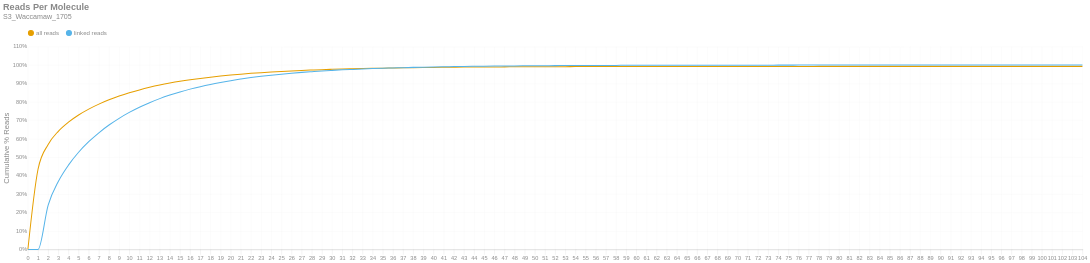

This figure's notebook cell:
### Markdown cell above
### Reads per Molecule
This chart shows the cumulative distribution of the number of reads per linked molecule. That is, how many alignments are associated with a unique molecule. This excludes the number of reads associated with invalid or absent linked-read barcodes. The `linked` histogram is the percentages recalculated when disregarding singletons.

### Code cell
if SKIPLR:
    print_html(f"Skipped")
else:
    counts = np.bincount(valids['reads'].cast(pl.Int64).to_numpy())
    weighted = counts * np.arange(len(counts))
    all_perc = weighted / n_reads
    linked_perc = weighted / n_linked_reads
    linked_perc[1] = 0
    binned_df = pl.DataFrame({
        'readsper': list(range(len(counts))),
        'all reads (cumsum)': np.cumsum(all_perc).tolist(),
        'linked reads (cumsum)': np.cumsum(linked_perc).tolist(),
    })

    with SafeRender(binned_df):
        (
            density_plot(binned_df, 'Reads Per Molecule', samplename, 'readspmol')
            .encode(
                x=alt.X('readsper:O', title=None).axis(labelAngle=0).scale(padding=0),
                y=alt.Y('value:Q', title='Cumulative % Reads').axis(format='%').stack(False),
                color=alt.Color("key:N").scale(domain=["all reads", "linked reads"]),
                tooltip=[
                    alt.Tooltip("key:N", title="Data Type"),
                    alt.Tooltip("readsper:O", title="Reads Per Molecule"),
                    alt.Tooltip("value:Q", format=".2%", title="% Reads (Cum.)")
                ]            
            )
        ).display()

### Figure 1 — Vega-Lite specification as saved in the notebook (floating-point values rounded to 4 significant figures)
{"width": "container", "height": 400, "config": {"title": {"anchor": "start", "dy": -15, "fontSize": 18, "color": "#888888", "subtitleColor": "#888888", "subtitleFontSize": 14}, "arc": {"fill": "#0072B2"}, "axis": {"domainColor": "#888888", "domainWidth": 0.5, "gridWidth": 0.2, "grid": false, "titleFontWeight": 400, "titleFontSize": 15, "labelFontSize": 11, "labelColor": "#888888", "tickColor": "#888888", "tickWidth": 0.2, "titleColor": "#888888"}, "axisBand": {"grid": false}, "axisX": {"grid": true, "tickSize": 10, "domainCap": "round"}, "axisY": {"domain": false, "grid": true, "tickSize": 0, "domainCap": "round"}, "background": "transparent", "header": {"labelFontSize": 15, "labelColor": "#888888", "titleFontSize": 15, "titleFontWeight": 600, "titleColor": "#888888"}, "legend": {"labelFont": "sans-serif", "labelFontSize": 12, "labelColor": "#888888", "symbolSize": 100, "symbolType": "circle", "titleFontSize": 12, "titlePadding": 10, "titleColor": "#888888", "title": null, "orient": "top"}, "range": {"category": ["#E69F00", "#56B4E9", "#009E73", "#F0E442", "#0072B2", "#D55E00", "#CC79A7", "#000000"], "diverging": ["#cfe8f3", "#a2d4ec", "#73bfe2", "#46abdb", "#1696d2", "#12719e"]}, "area": {"fill": "#0072B2", "fillOpacity": 0.7, "line": true, "strokeOpacity": 0.7}, "line": {"color": "#0072B2", "stroke": "#0072B2", "strokeWidth": 2}, "trail": {"color": "#0072B2", "stroke": "#0072B2", "strokeWidth": 0, "size": 1}, "point": {"filled": true, "fillOpacity": 1.0, "size": 95}, "text": {"color": "#888888", "fontSize": 11, "align": "right", "fontWeight": 400, "size": 11}, "bar": {"fill": "#0072B2", "stroke": null}, "view": {"stroke": null, "continuousWidth": 660, "continuousHeight": 400}}, "data": {"name": "data-a325bba7ff62d53fb3af327847f6b5fc"}, "mark": {"type": "line", "interpolate": "monotone", "point": {"opacity": 0, "size": 275}}, "encoding": {"color": {"field": "key", "scale": {"domain": ["all reads", "linked reads"]}, "type": "nominal"}, "tooltip": [{"field": "key", "title": "Data Type", "type": "nominal"}, {"field": "readsper", "title": "Reads Per Molecule", "type": "ordinal"}, {"field": "value", "format": ".2%", "title": "% Reads (Cum.)", "type": "quantitative"}], "x": {"axis": {"labelAngle": 0}, "field": "readsper", "scale": {"padding": 0}, "title": null, "type": "ordinal"}, "y": {"axis": {"format": "%"}, "field": "value", "stack": false, "title": "Cumulative % Reads", "type": "quantitative"}}, "params": [{"name": "param_c36ac31b6afebe62", "select": {"type": "point", "fields": ["key"]}, "bind": "legend"}], "title": {"text": "Reads Per Molecule", "subtitle": "S3_Waccamaw_1705"}, "transform": [{"fold": ["all reads (cumsum)", "linked reads (cumsum)"]}, {"calculate": "replace(datum.key, ' (cumsum)', '')", "as": "key"}, {"filter": {"param": "param_c36ac31b6afebe62"}}], "usermeta": {"embedOptions": {"downloadFileName": "S3_Waccamaw_1705.readspmol"}}, "$schema": "https://vega.github.io/schema/vega-lite/v6.1.0.json", "datasets": {"data-a325bba7ff62d53fb3af327847f6b5fc": [{"readsper": 0, "all reads (cumsum)": 0.0, "linked reads (cumsum)": 0.0}, {"readsper": 1, "all reads (cumsum)": 0.4351, "linked reads (cumsum)": 0.0}, {"readsper": 2, "all reads (cumsum)": 0.5695, "linked reads (cumsum)": 0.2409}, {"readsper": 3, "all reads (cumsum)": 0.6408, "linked reads (cumsum)": 0.3687}, {"readsper": 4, "all reads (cumsum)": 0.6903, "linked reads (cumsum)": 0.4574}, {"readsper": 5, "all reads (cumsum)": 0.7292, "linked reads (cumsum)": 0.5272}, {"readsper": 6, "all reads (cumsum)": 0.7611, "linked reads (cumsum)": 0.5844}, {"readsper": 7, "all reads (cumsum)": 0.7882, "linked reads (cumsum)": 0.6329}, {"readsper": 8, "all reads (cumsum)": 0.8116, "linked reads (cumsum)": 0.6749}, {"readsper": 9, "all reads (cumsum)": 0.8319, "linked reads (cumsum)": 0.7113}, {"readsper": 10, "all reads (cumsum)": 0.8497, "linked reads (cumsum)": 0.7432}, {"readsper": 11, "all reads (cumsum)": 0.8653, "linked reads (cumsum)": 0.7711}, {"readsper": 12, "all reads (cumsum)": 0.8792, "linked reads (cumsum)": 0.796}, {"readsper": 13, "all reads (cumsum)": 0.8914, "linked reads (cumsum)": 0.818}, {"readsper": 14, "all reads (cumsum)": 0.9022, "linked reads (cumsum)": 0.8373}, {"readsper": 15, "all reads (cumsum)": 0.9118, "linked reads (cumsum)": 0.8545}, {"readsper": 16, "all reads (cumsum)": 0.9203, "linked reads (cumsum)": 0.8696}, {"readsper": 17, "all reads (cumsum)": 0.9277, "linked reads (cumsum)": 0.8829}, {"readsper": 18, "all reads (cumsum)": 0.9344, "linked reads (cumsum)": 0.8949}, {"readsper": 19, "all reads (cumsum)": 0.9404, "linked reads (cumsum)": 0.9057}, {"readsper": 20, "all reads (cumsum)": 0.9459, "linked reads (cumsum)": 0.9156}, {"readsper": 21, "all reads (cumsum)": 0.9507, "linked reads (cumsum)": 0.9242}, {"readsper": 22, "all reads (cumsum)": 0.9552, "linked reads (cumsum)": 0.9322}, {"readsper": 23, "all reads (cumsum)": 0.959, "linked reads (cumsum)": 0.9391}, {"readsper": 24, "all reads (cumsum)": 0.9624, "linked reads (cumsum)": 0.9452}, {"readsper": 25, "all reads (cumsum)": 0.9656, "linked reads (cumsum)": 0.9508}, {"readsper": 26, "all reads (cumsum)": 0.9685, "linked reads (cumsum)": 0.956}, {"readsper": 27, "all reads (cumsum)": 0.9709, "linked reads (cumsum)": 0.9604}, {"readsper": 28, "all reads (cumsum)": 0.9732, "linked reads (cumsum)": 0.9644}, {"readsper": 29, "all reads (cumsum)": 0.9753, "linked reads (cumsum)": 0.9682}, {"readsper": 30, "all reads (cumsum)": 0.977, "linked reads (cumsum)": 0.9713}, {"readsper": 31, "all reads (cumsum)": 0.9785, "linked reads (cumsum)": 0.9741}, {"readsper": 32, "all reads (cumsum)": 0.9799, "linked reads (cumsum)": 0.9765}, {"readsper": 33, "all reads (cumsum)": 0.9812, "linked reads (cumsum)": 0.9788}, {"readsper": 34, "all reads (cumsum)": 0.9823, "linked reads (cumsum)": 0.9809}, {"readsper": 35, "all reads (cumsum)": 0.9834, "linked reads (cumsum)": 0.9828}, {"readsper": 36, "all reads (cumsum)": 0.9843, "linked reads (cumsum)": 0.9844}, {"readsper": 37, "all reads (cumsum)": 0.9853, "linked reads (cumsum)": 0.9861}, {"readsper": 38, "all reads (cumsum)": 0.9861, "linked reads (cumsum)": 0.9876}, {"readsper": 39, "all reads (cumsum)": 0.9868, "linked reads (cumsum)": 0.9888}, {"readsper": 40, "all reads (cumsum)": 0.9874, "linked reads (cumsum)": 0.9899}, {"readsper": 41, "all reads (cumsum)": 0.988, "linked reads (cumsum)": 0.9909}, {"readsper": 42, "all reads (cumsum)": 0.9885, "linked reads (cumsum)": 0.9918}, {"readsper": 43, "all reads (cumsum)": 0.989, "linked reads (cumsum)": 0.9928}, {"readsper": 44, "all reads (cumsum)": 0.9894, "linked reads (cumsum)": 0.9935}, {"readsper": 45, "all reads (cumsum)": 0.9897, "linked reads (cumsum)": 0.9941}, {"readsper": 46, "all reads (cumsum)": 0.99, "linked reads (cumsum)": 0.9947}, {"readsper": 47, "all reads (cumsum)": 0.9903, "linked reads (cumsum)": 0.9951}, {"readsper": 48, "all reads (cumsum)": 0.9905, "linked reads (cumsum)": 0.9955}, {"readsper": 49, "all reads (cumsum)": 0.9907, "linked reads (cumsum)": 0.9959}, {"readsper": 50, "all reads (cumsum)": 0.991, "linked reads (cumsum)": 0.9963}, {"readsper": 51, "all reads (cumsum)": 0.9912, "linked reads (cumsum)": 0.9967}, {"readsper": 52, "all reads (cumsum)": 0.9914, "linked reads (cumsum)": 0.9971}, {"readsper": 53, "all reads (cumsum)": 0.9915, "linked reads (cumsum)": 0.9973}, {"readsper": 54, "all reads (cumsum)": 0.9917, "linked reads (cumsum)": 0.9976}, {"readsper": 55, "all reads (cumsum)": 0.9918, "linked reads (cumsum)": 0.9978}, {"readsper": 56, "all reads (cumsum)": 0.9919, "linked reads (cumsum)": 0.998}, {"readsper": 57, "all reads (cumsum)": 0.992, "linked reads (cumsum)": 0.9982}, {"readsper": 58, "all reads (cumsum)": 0.9921, "linked reads (cumsum)": 0.9984}, {"readsper": 59, "all reads (cumsum)": 0.9922, "linked reads (cumsum)": 0.9985}, {"readsper": 60, "all reads (cumsum)": 0.9922, "linked reads (cumsum)": 0.9986}, {"readsper": 61, "all reads (cumsum)": 0.9923, "linked reads (cumsum)": 0.9988}, {"readsper": 62, "all reads (cumsum)": 0.9924, "linked reads (cumsum)": 0.999}, {"readsper": 63, "all reads (cumsum)": 0.9925, "linked reads (cumsum)": 0.9991}, {"readsper": 64, "all reads (cumsum)": 0.9925, "linked reads (cumsum)": 0.9991}, {"readsper": 65, "all reads (cumsum)": 0.9926, "linked reads (cumsum)": 0.9993}, {"readsper": 66, "all reads (cumsum)": 0.9927, "linked reads (cumsum)": 0.9994}, {"readsper": 67, "all reads (cumsum)": 0.9927, "linked reads (cumsum)": 0.9994}, {"readsper": 68, "all reads (cumsum)": 0.9927, "linked reads (cumsum)": 0.9995}, {"readsper": 69, "all reads (cumsum)": 0.9927, "linked reads (cumsum)": 0.9995}, {"readsper": 70, "all reads (cumsum)": 0.9928, "linked reads (cumsum)": 0.9996}, {"readsper": 71, "all reads (cumsum)": 0.9928, "linked reads (cumsum)": 0.9996}, {"readsper": 72, "all reads (cumsum)": 0.9928, "linked reads (cumsum)": 0.9996}, {"readsper": 73, "all reads (cumsum)": 0.9928, "linked reads (cumsum)": 0.9997}, {"readsper": 74, "all reads (cumsum)": 0.9929, "linked reads (cumsum)": 0.9998}, {"readsper": 75, "all reads (cumsum)": 0.9929, "linked reads (cumsum)": 0.9998}, {"readsper": 76, "all reads (cumsum)": 0.9929, "linked reads (cumsum)": 0.9998}, {"readsper": 77, "all reads (cumsum)": 0.9929, "linked reads (cumsum)": 0.9999}, {"readsper": 78, "all reads (cumsum)": 0.9929, "linked reads (cumsum)": 0.9999}, {"readsper": 79, "all reads (cumsum)": 0.993, "linked reads (cumsum)": 0.9999}, {"readsper": 80, "all reads (cumsum)": 0.993, "linked reads (cumsum)": 0.9999}, {"readsper": 81, "all reads (cumsum)": 0.993, "linked reads (cumsum)": 0.9999}, {"readsper": 82, "all reads (cumsum)": 0.993, "linked reads (cumsum)": 0.9999}, {"readsper": 83, "all reads (cumsum)": 0.993, "linked reads (cumsum)": 0.9999}, {"readsper": 84, "all reads (cumsum)": 0.993, "linked reads (cumsum)": 0.9999}, {"readsper": 85, "all reads (cumsum)": 0.993, "linked reads (cumsum)": 0.9999}, {"readsper": 86, "all reads (cumsum)": 0.993, "linked reads (cumsum)": 0.9999}, {"readsper": 87, "all reads (cumsum)": 0.993, "linked reads (cumsum)": 1.0}, {"readsper": 88, "all reads (cumsum)": 0.993, "linked reads (cumsum)": 1.0}, {"readsper": 89, "all reads (cumsum)": 0.993, "linked reads (cumsum)": 1.0}, {"readsper": 90, "all reads (cumsum)": 0.993, "linked reads (cumsum)": 1.0}, {"readsper": 91, "all reads (cumsum)": 0.993, "linked reads (cumsum)": 1.0}, {"readsper": 92, "all reads (cumsum)": 0.993, "linked reads (cumsum)": 1.0}, {"readsper": 93, "all reads (cumsum)": 0.993, "linked reads (cumsum)": 1.0}, {"readsper": 94, "all reads (cumsum)": 0.993, "linked reads (cumsum)": 1.0}, {"readsper": 95, "all reads (cumsum)": 0.993, "linked reads (cumsum)": 1.0}, {"readsper": 96, "all reads (cumsum)": 0.993, "linked reads (cumsum)": 1.0}, {"readsper": 97, "all reads (cumsum)": 0.993, "linked reads (cumsum)": 1.0}, {"readsper": 98, "all reads (cumsum)": 0.993, "linked reads (cumsum)": 1.0}, {"readsper": 99, "all reads (cumsum)": 0.993, "linked reads (cumsum)": 1.0}, {"readsper": 100, "all reads (cumsum)": 0.993, "linked reads (cumsum)": 1.0}, {"readsper": 101, "all reads (cumsum)": 0.993, "linked reads (cumsum)": 1.0}, {"readsper": 102, "all reads (cumsum)": 0.993, "linked reads (cumsum)": 1.0}, {"readsper": 103, "all reads (cumsum)": 0.993, "linked reads (cumsum)": 1.0}, {"readsper": 104, "all reads (cumsum)": 0.993, "linked reads (cumsum)": 1.0}]}}
